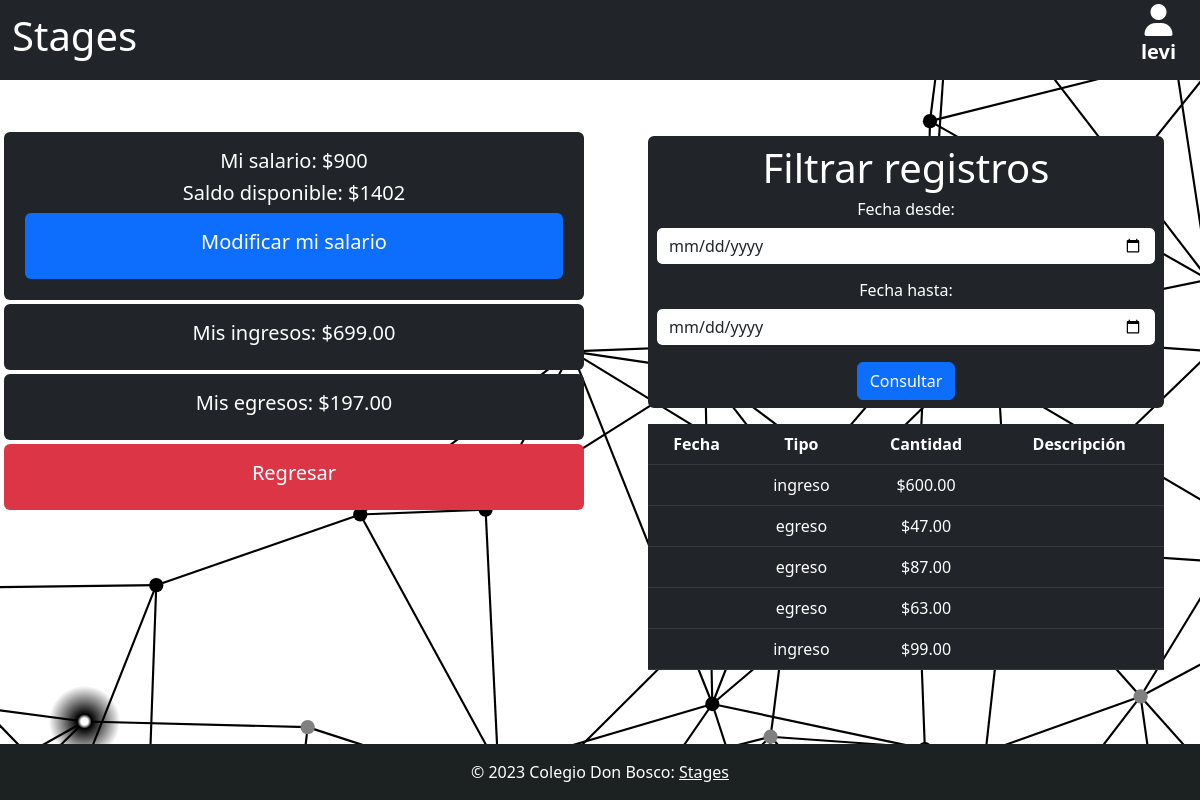
Page /sections/vista_user/transacciones/total_activos.php (signed in) on the earlier database version.
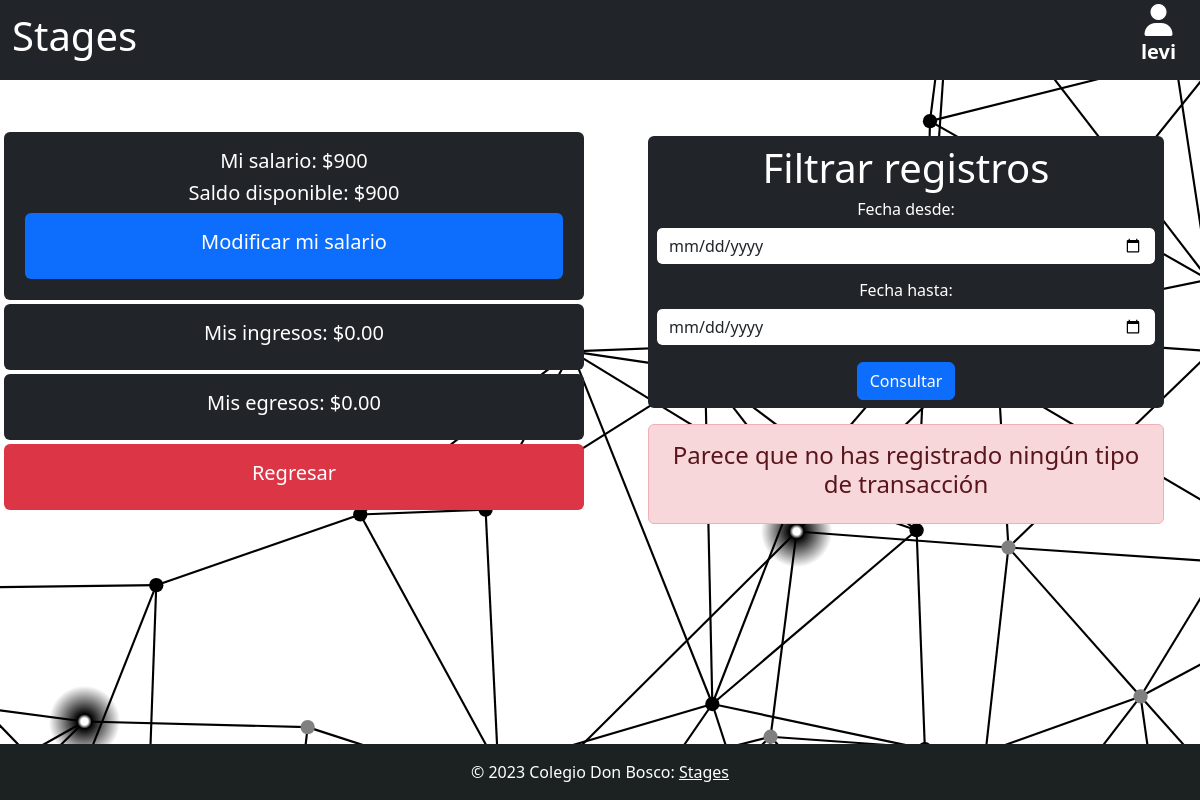
Same page on the later database version.
### tables this page shows
CREATE TABLE `usuarios` (
  `id` int(11) NOT NULL,
  `nombre` varchar(255) NOT NULL,
  `apellido` varchar(255) NOT NULL,
  `usuario` varchar(255) NOT NULL,
  `password` varchar(255) NOT NULL,
  `salario` varchar(255) NOT NULL
);

CREATE TABLE `transacciones` (
  `id_transaccion` int(11) NOT NULL,
  `tipo` varchar(255) NOT NULL,
  `cantidad` double NOT NULL,
  `descripcion` varchar(255) NOT NULL,
  `fecha` date NOT NULL,
  `id_usuario` int(11) NOT NULL
);

### sections/vista_user/transacciones/total_activos.php (the view, shortened to what this page needs)
<?php
  include("../../../conexion_db/db.php");
include("../../../templates/headUser.php");
$fk_usuario = $_SESSION["id"];
$sentencia = "SELECT fecha, tipo, cantidad, descripcion FROM transacciones WHERE id_usuario = {$_SESSION['id']}";
  $resultado = $conexion->query($sentencia);
  $sentencia_ingresos = "SELECT SUM(cantidad) AS total_ingresos FROM transacciones WHERE tipo = 'Ingreso' AND id_usuario = {$_SESSION['id']}";
  $sentencia_egresos = "SELECT SUM(cantidad) AS total_egresos FROM transacciones WHERE tipo = 'Egreso' AND id_usuario = {$_SESSION['id']}";
    $resultado_ingresos = $conexion->query($sentencia_ingresos);
    $resultado_egresos = $conexion->query($sentencia_egresos);
    $fila_ingresos = $resultado_ingresos->fetch(PDO::FETCH_ASSOC);
    $fila_egresos = $resultado_egresos->fetch(PDO::FETCH_ASSOC);
    $total_ingresos = $fila_ingresos['total_ingresos'] ?? 0;
    $total_egresos = $fila_egresos['total_egresos'] ?? 0;
    $sentencia_salario = "SELECT salario from usuarios WHERE id = :id_usuario;";
      $stmt_salario = $conexion->prepare($sentencia_salario);
      $stmt_salario->execute(array(':id_usuario' => $fk_usuario));
      $resultado_salario = $stmt_salario->fetch(PDO::FETCH_ASSOC);
    $sentencia_saldo_disponible = "SELECT usuarios.salario
    + SUM(CASE WHEN transacciones.tipo = 'ingreso' THEN transacciones.cantidad ELSE 0 END)
    - SUM(CASE WHEN transacciones.tipo = 'egreso' THEN transacciones.cantidad ELSE 0 END)
    AS saldo_disponible
    FROM usuarios
    LEFT JOIN transacciones ON usuarios.id = transacciones.id_usuario
    WHERE usuarios.id = :id_usuario
    GROUP BY usuarios.id, usuarios.salario;";
    $stmt_saldo_disponible = $conexion->prepare($sentencia_saldo_disponible);
    $stmt_saldo_disponible->execute(array(':id_usuario' => $fk_usuario));
    $resultado_saldo_disponible = $stmt_saldo_disponible->fetch(PDO::FETCH_ASSOC);
?>
<body>
<div class="center-container redondeado">
    <div class="row">
            <div class="col-md-6 mt-5">
            <div class=" alert bg-dark text-white text-center m-1">
                    <h5>Mi salario: <?php echo " $".$resultado_salario['salario']; ?></h5>
                    <h5>Saldo disponible: <?php echo " $".$resultado_saldo_disponible['saldo_disponible']; ?></h5>
                    <a href="editar_salario.php" class="text-decoration-none text-white">
                        <div class=" alert bg-primary text-center m-1">
                            <h5>Modificar mi salario</h5>
                        </div>
                    </a>
                </div>
                <div class=" alert bg-dark text-white text-center m-1">
                    <h5>Mis ingresos: <?php echo " $".number_format($total_ingresos, 2); ?></h5>
                </div>
                <div class=" alert bg-dark text-white text-center m-1">
                    <h5>Mis egresos: <?php echo " $".number_format($total_egresos, 2); ?></h5>
                </div>
                <a href="home.php" class="text-decoration-none text-white">
                <div class=" alert bg-danger text-white text-center m-1 ">
                    <h5>Regresar</h5>
                </div>
                </a>
            </div>
            <div class="col-md-6 mt-2 p-5">
                <div class="container bg-dark p-2 mb-3 text-white text-center rounded">
                    <form method="post">
                    <h1>Filtrar registros</h1>
                <div class="mb-3">
                    <h6>Fecha desde:</h6>
                    <input type="date"
                    class="form-control redondeado border border-1 border-dark rounded" name="fecha_inicio" id="" aria-describedby="helpId" placeholder="Ingrese la fecha de la transacción">
                </div>
            <div class="mb-3">
                <h6>Fecha hasta:</h6>
                <input type="date"
                class="form-control redondeado border border-1 border-dark rounded" name="fecha_fin" id="" aria-describedby="helpId" placeholder="Ingrese la fecha de la transacción">
            </div>
            <input class="btn btn-primary" type="submit" value="Consultar">
                    </form>
                </div>
                    <?php
                    if ($resultado->rowCount() > 0) {
                        echo "<table class='text-center p-3 table table-dark table-hover rounded'>";
                        echo "<thead><tr><th>Fecha</th><th>Tipo</th><th>Cantidad</th><th>Descripción</th></tr></thead>";
                        echo "<tbody>";
                        while ($row = $resultado->fetch(PDO::FETCH_ASSOC)) {
                        echo "<tr>";
                        echo "<td>" . $row['fecha'] . "</td>";
                        echo "<td>" . $row['tipo'] . "</td>";
                        echo "<td>$" . number_format($row['cantidad'], 2) . "</td>";
                        echo "<td>" . $row['descripcion'] . "</td>";
                        echo "</tr>";
                        }
                        echo "</tbody>";
                        echo "</table>";
                    } else if ($resultado->rowCount() == 0) {
                        echo "<div class='alert alert-danger text-center role='alert'>";
                        echo "<strong><h4>Parece que no has registrado ningún tipo de transacción</h4></strong>";
                        echo "</div>";
                    }
                    ?>
            </div>
    </div>
</div>
<?php
include("../../../templates/footer.php");
?>

### templates/headUser.php (shortened to what this page needs)
<!DOCTYPE html>
<html lang="es">
<head>
    <link href="https://cdn.jsdelivr.net/npm/bootstrap@5.3.0-alpha3/dist/css/bootstrap.min.css" rel="stylesheet">
</head>
<nav class="navbar navbar-expand-lg data-bs-toggle bg-dark text-white" >
  <div class="container-fluid">
    <p class="h1">Stages</p>
    <ul class="navbar-nav">
      <div class="container m-auto text-center">
        <div>
        <i class="fa-solid fa-user fa-2xl"></i><h1>
        </div>
        <div>
        <h5><b><?php echo $_SESSION['usuario']; ?></b></h5>
        </div>
      </div>
    </ul>
  </div>
</nav>

### templates/footer.php (shortened to what this page needs)
<footer class="text-center text-white fixed-bottom" style="background-color: #232b2b;">
  <div class="text-center p-3" style="background-color: rgba(0, 0, 0, 0.2);">
    © 2023 Colegio Don Bosco:
    <a class="text-white">Stages</a>
  </div>
</footer>
</body>
</html>

Differences in the rows shown:
removed transacciones: tipo "ingreso", cantidad "600.00"
removed transacciones: tipo "egreso", cantidad "47.00"
removed transacciones: tipo "egreso", cantidad "87.00"
removed transacciones: tipo "egreso", cantidad "63.00"
removed transacciones: tipo "ingreso", cantidad "99.00"
Other differences:
$resultado_saldo_disponible['saldo_disponible']: "1402" → "900"
$total_ingresos: "699.00" → "0.00"
$total_egresos: "197.00" → "0.00"
text no longer shown: "Fecha Tipo Cantidad Descripción"
text now shown: "Parece que no has registrado ningún tipo de transacción"
